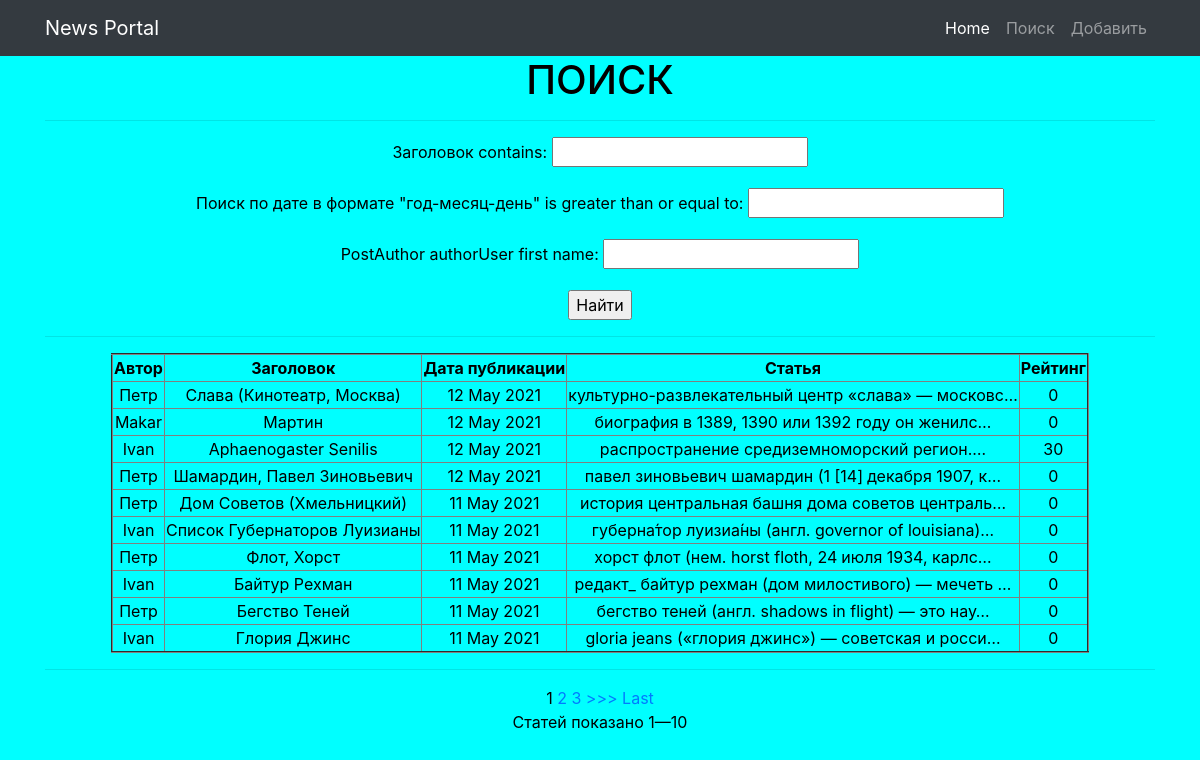
The app's page /news/search/ with its own data.
### news/models.py (models this page shows, shortened)
class Post(models.Model):
    postAuthor = models.ForeignKey(Author, on_delete=models.CASCADE)
    postNews = 'PN'
    postArticle = 'PA'
    POSITIONS = [
        (postArticle, 'Статья'),
        (postNews, 'Новость'),
    ]
    position = models.CharField('Тип', max_length=2, choices=POSITIONS, default=postArticle)
    dateCreation = models.DateTimeField('Поиск по дате в формате "год-месяц-день"', auto_now_add=True)
    postCategory = models.ManyToManyField(Category, through='PostCategory')
    preview_name = models.CharField('Заголовок', max_length=128)
    text = models.TextField('Поле для текста')
    rating = models.SmallIntegerField('Рейтинг', default=0)

class Author(models.Model):
    authorUser = models.OneToOneField(User, on_delete=models.CASCADE)
    authorRating = models.SmallIntegerField(default=0)

### news/views.py (the view)
# urls.py: path('search/', NewsSearchView.as_view(), name='search'),
class NewsSearchView(NewsList):
    template_name = 'search.html'

### news/templatetags/custom_filters.py (called while the page is built)
@register.filter(name='censor')
def censor(value):
    x = value.lower()
    if ' ' in x:
        a = list(x.split(' '))
        for i in a:
            if i in bad_words:
                y = a.index(i)
                a.remove(i)
                a.insert(y, '@!%&!2')
                value = (" ".join(a))
                return value
    if x in bad_words:
        x = '@!%&!'
        return x
    else:
        return x

### news/views.py (called while the page is built)
    def get_filter(self):
        return PostFilter(self.request.GET, queryset=super().get_queryset())

    def get_queryset(self):
        return self.get_filter().qs

    def get_context_data(self, *args, **kwargs):
        return {
            **super().get_context_data(*args, **kwargs),
            'filter': self.get_filter(),
            'form': self.form_class,
            'all_post': Post.objects.all(),
            'time_now': datetime.utcnow(),
        }

### templates/search.html (shortened to what this page needs)
{% extends 'default.html' %}
{% load custom_filters %}
{% block content %}
    <h1>ПОИСК</h1>
    <hr>
        <form method="GET">
            {{ filter.form.as_p }}
            <input type="submit" value="Найти">
        </form>
    <hr>
<table style="margin: auto" border="2">
        <tr>
            <th> Автор </th>
            <th> Заголовок </th>
            <th> Дата публикации </th>
            <th> Статья </th>
            <th> Рейтинг </th>
        </tr>
{% for new in news %}
        <tr>
            <td> {{ new.postAuthor.authorUser.first_name }} </td>
            <td> {{ new.preview_name|title }} </td>
            <td> {{ new.dateCreation|date:'d M Y'  }} </td>
            <td> {{ new.text|truncatechars:50|censor }} </td>
            <td> {{ new.rating }} </td>
        </tr>
{% endfor %}
    </table>
    <hr>
{% if is_paginated %}
    {% for num in page_obj.paginator.page_range %}
        {% if page_obj.number == num %}
            <a>{{ num }}</a>
        {% elif num > page_obj.number|add:'-3' and num < page_obj.number|add:'3' %}
            <a href="?page={{ num }}">{{ num }}</a>
        {% endif %}
    {% endfor %}
    {% if page_obj.has_next %}
        <a href="?page={{ page_obj.next_page_number }}">>>></a>
        <a href="?page={{ page_obj.paginator.num_pages }}">Last</a>
    {% endif %}
    <p>Статей показано {{ page_obj.start_index }}—{{ page_obj.end_index }}</p>
{% endif %}
{% endblock content %}

### templates/default.html (style rules this page uses)
body { background: aqua; color: black; }

### records on screen
Post: postAuthor.authorUser.first_name "Петр", preview_name "Слава (Кинотеатр, Москва)", dateCreation "12 May 2021", text|censor "культурно-развлекательный центр «слава» — московс…", rating "0"
Post: postAuthor.authorUser.first_name "Makar", preview_name "Мартин", dateCreation "12 May 2021", text|censor "биография в 1389, 1390 или 1392 году он же­нил­с…", rating "0"
Post: postAuthor.authorUser.first_name "Ivan", preview_name "Aphaenogaster Senilis", dateCreation "12 May 2021", text|censor "распространение сре­ди­зем­но­мор­ский ре­ги­он.…", rating "30"
Post: postAuthor.authorUser.first_name "Петр", preview_name "Шамардин, Павел Зиновьевич", dateCreation "12 May 2021", text|censor "павел зиновьевич шамардин (1 [14] декабря 1907, к…", rating "0"
Post: postAuthor.authorUser.first_name "Петр", preview_name "Дом Советов (Хмельницкий)", dateCreation "11 May 2021", text|censor "история центральная башня дома советов централь…", rating "0"
Post: postAuthor.authorUser.first_name "Ivan", preview_name "Список Губернаторов Луизианы", dateCreation "11 May 2021", text|censor "губерна́тор луизиа́ны (англ. governor of louisiana)…", rating "0"
Post: postAuthor.authorUser.first_name "Петр", preview_name "Флот, Хорст", dateCreation "11 May 2021", text|censor "хорст флот (нем. horst floth, 24 июля 1934, карлс…", rating "0"
Post: postAuthor.authorUser.first_name "Ivan", preview_name "Байтур Рехман", dateCreation "11 May 2021", text|censor "редакт_ байтур рехман (дом милостивого) — мечеть …", rating "0"
Post: postAuthor.authorUser.first_name "Петр", preview_name "Бегство Теней", dateCreation "11 May 2021", text|censor "бегство теней (англ. shadows in flight) — это нау…", rating "0"
Post: postAuthor.authorUser.first_name "Ivan", preview_name "Глория Джинс", dateCreation "11 May 2021", text|censor "gloria jeans («глория джинс») — советская и росси…", rating "0"

### other values on screen
{{ num }} "1"
{{ num }} "2" "3"
{{ page_obj.start_index }} "1"
{{ page_obj.end_index }} "10"
